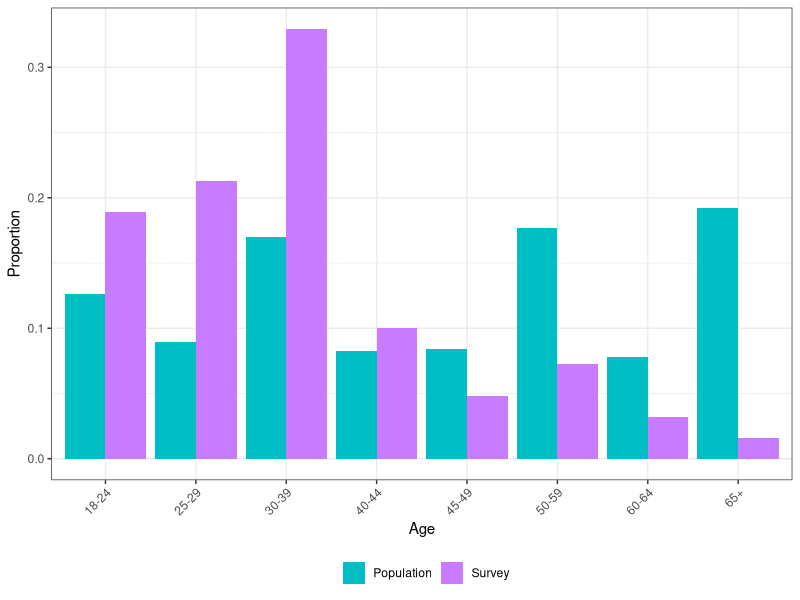
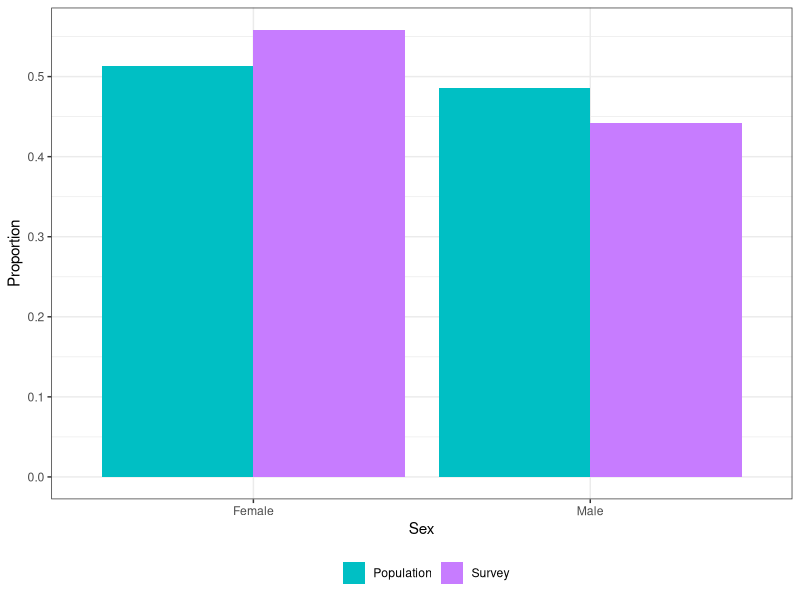
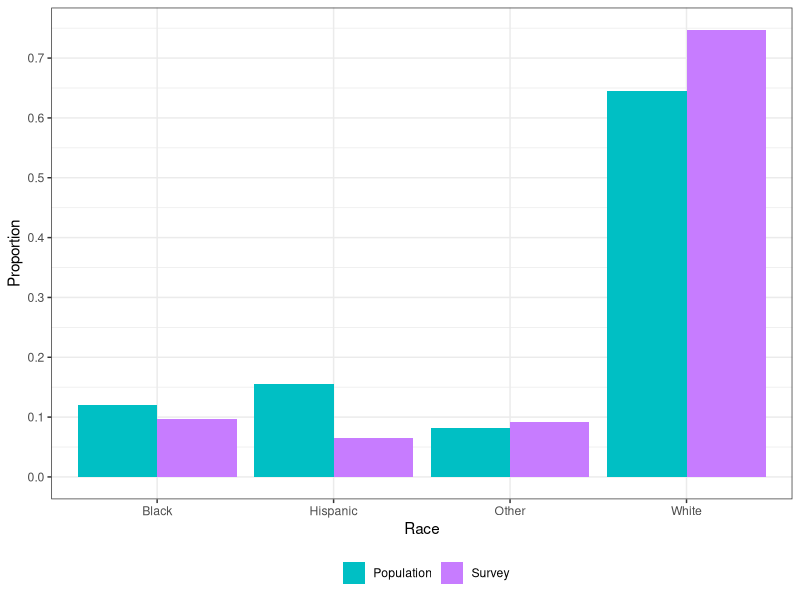
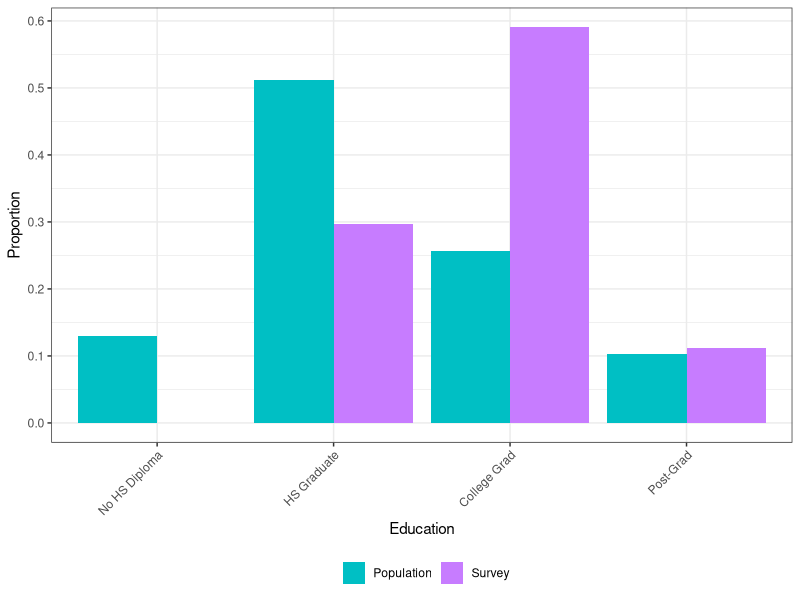
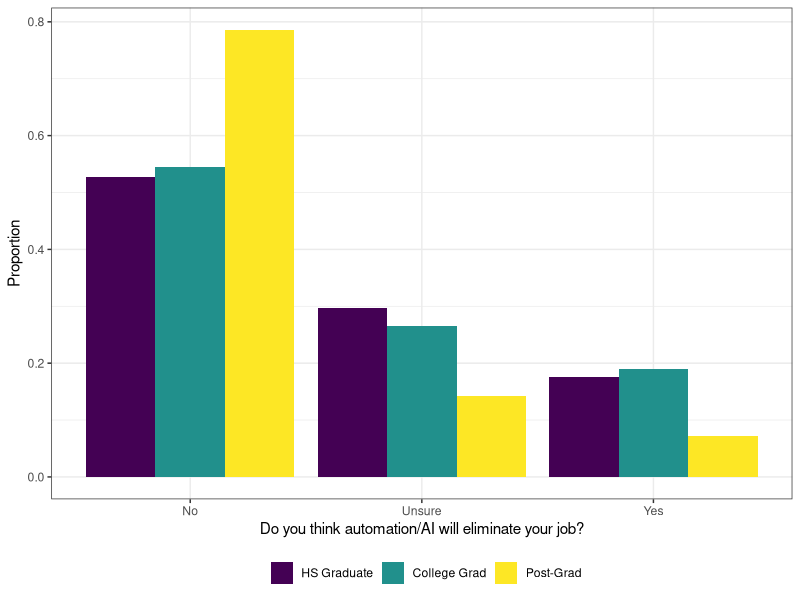
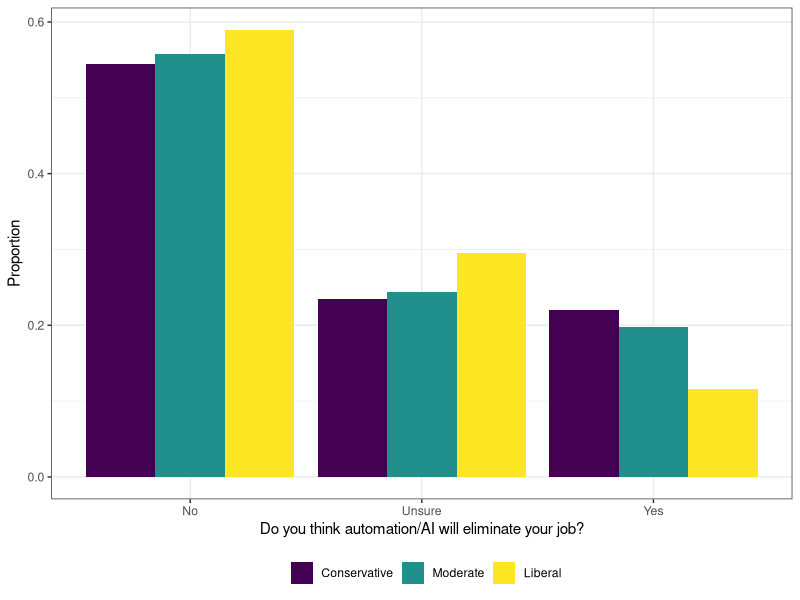
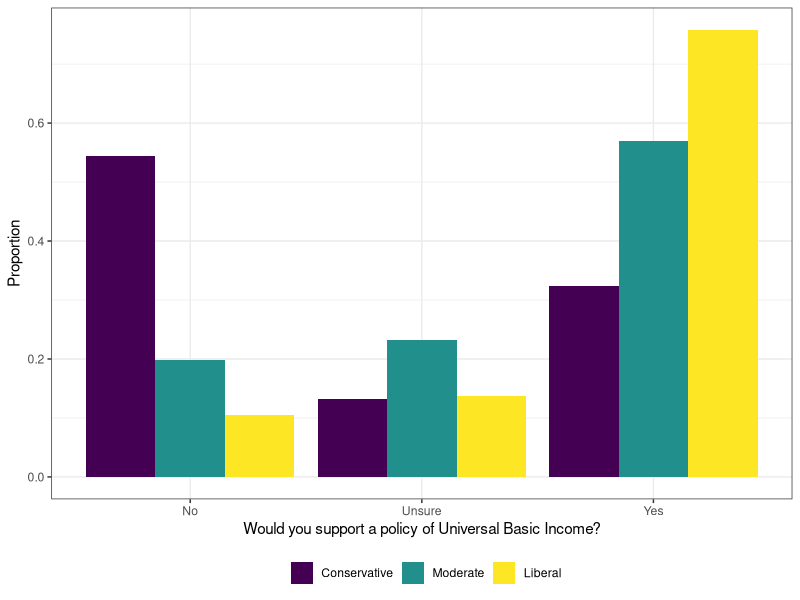
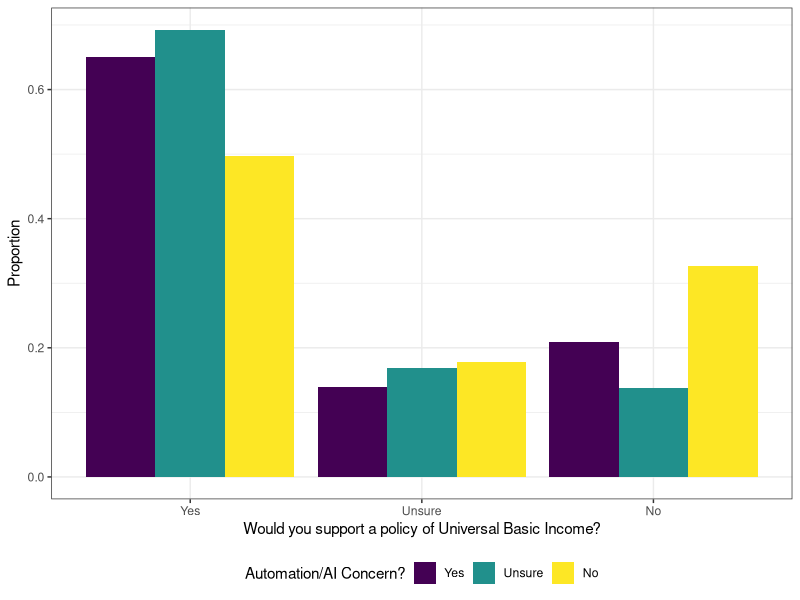

The R source for these figures, in order:
library(plyr)
library(dplyr)
library(tidyr)
library(ggplot2)
library(nnet)

survey_results <- read.csv("survey_real_results.csv")
pmus_df <- read.csv("pop_dist.tsv", sep = "\t")

########################
# Demographic Analysis #
########################
# Data Munging
survey_results <- filter(survey_results, Answer.Gender != "")

## Relabel variables
survey_results$Answer.Age <- mapvalues(survey_results$Answer.Age, from = c("Over65"), to = c("65+"))
survey_results$Answer.Race <- mapvalues(survey_results$Answer.Race, from = c("Black","Hispanic","Other","White"), to = c("black","hispanic","other","white"))
survey_results$Answer.Gender <- mapvalues(survey_results$Answer.Gender, from = c("Female","Male"), to = c("female","male"))
survey_results$Answer.Education <- mapvalues(survey_results$Answer.Education, from = c("HS","College","Grad"), to = c("high school graduate","college degree","postgraduate degree"))

## Collapse data
survey_results_agg <- group_by(survey_results, Answer.Age, Answer.Gender, Answer.Education, Answer.Race) %>%
                        summarize(count=n())

## Calculate proportions of survey and population
survey_results_agg$proportion_of_pop <- survey_results_agg$count/sum(survey_results_agg$count)
pmus_df$pop_prop <- pmus_df$N/sum(pmus_df$N)

## Join with PMUS
names(survey_results_agg) <- c("age","sex","education","race","survey_count","survey_prop")
joint_df <- merge(pmus_df, survey_results_agg, all = TRUE)
joint_df$survey_prop <- ifelse(is.na(joint_df$survey_prop), 0, joint_df$survey_prop)

# Compute and Plot Demographic Distributions
## Table
table(survey_results$Answer.Age)
table(survey_results$Answer.Race)
table(survey_results$Answer.Gender)
table(survey_results$Answer.Education)

## Plots
gg_color_hue <- function(n) {
  hues = seq(15, 375, length = n + 1)
  hcl(h = hues, l = 65, c = 100)[1:n]
}
theme_set(theme_bw())
colors_for_plot <- gg_color_hue(4)

# Age
age_df <- group_by(joint_df, age) %>% summarize(pop_prop = sum(pop_prop), survey_prop = sum(survey_prop))
age_df <- gather(age_df, source, proportion, pop_prop:survey_prop, factor_key=TRUE)
ggplot(age_df, aes(x = age, y = proportion, fill = source, group = source)) +
  geom_bar(stat = "Identity", position="dodge") +
  labs(x = "Age", y = "Proportion", fill = "") +
  theme(legend.position = "bottom") +
  theme(axis.text.x = element_text(angle = 45, hjust = 1)) +
  scale_y_continuous(breaks = seq(0,.6, by = .1)) +
  scale_fill_manual(values = colors_for_plot[3:4],
                    breaks = c("pop_prop","survey_prop"), 
                    labels = c("Population", "Survey"))
ggsave("Age_Dist.pdf", width = 6, height = 5)

# Gender
gender_df <- group_by(joint_df, sex) %>% summarize(pop_prop = sum(pop_prop), survey_prop = sum(survey_prop))
gender_df <- gather(gender_df, source, proportion, pop_prop:survey_prop, factor_key=TRUE)
ggplot(gender_df, aes(x = sex, y = proportion, fill = source, group = source)) +
  geom_bar(stat = "Identity", position="dodge") +
  labs(x = "Sex", y = "Proportion", fill = "") +
  theme(legend.position = "bottom") +
  scale_y_continuous(breaks = seq(0,.6, by = .1)) +
  scale_x_discrete(breaks = c("male","female"),
                  labels = c("Male","Female")) +
  scale_fill_manual(values = colors_for_plot[3:4],
                    breaks = c("pop_prop","survey_prop"), 
                    labels = c("Population", "Survey"))
ggsave("Gender_Dist.pdf", width = 6, height = 5)

# Race
race_df <- group_by(joint_df, race) %>% summarize(pop_prop = sum(pop_prop), survey_prop = sum(survey_prop))
race_df <- gather(race_df, source, proportion, pop_prop:survey_prop, factor_key=TRUE)
ggplot(race_df, aes(x = race, y = proportion, fill = source, group = source)) +
  geom_bar(stat = "Identity", position="dodge") +
  labs(x = "Race", y = "Proportion", fill = "") +
  theme(legend.position = "bottom") +
  scale_y_continuous(breaks = seq(0,.8, by = .1)) +
  scale_x_discrete(breaks = c("black","hispanic","other","white"),
                   labels = c("Black","Hispanic","Other","White")) +
  scale_fill_manual(values = colors_for_plot[3:4],
                    breaks = c("pop_prop","survey_prop"), 
                    labels = c("Population", "Survey"))
ggsave("Race_Dist.pdf", width = 6, height = 5)

# Education
education_df <- group_by(joint_df, education) %>% summarize(pop_prop = sum(pop_prop), survey_prop = sum(survey_prop))
education_df <- gather(education_df, source, proportion, pop_prop:survey_prop, factor_key=TRUE)
education_df$education <- factor(education_df$education, 
                                 levels = c("no high school diploma","high school graduate","college degree","postgraduate degree"), 
                                 labels = c("No HS Diploma","HS Graduate","College Grad","Post-Grad"), ordered=TRUE)
ggplot(education_df, aes(x = education, y = proportion, fill = source, group = source)) +
  geom_bar(stat = "Identity", position="dodge") +
  labs(x = "Education", y = "Proportion", fill = "") +
  theme(legend.position = "bottom") +
  theme(axis.text.x = element_text(angle = 45, hjust = 1)) +
  scale_y_continuous(breaks = seq(0,.6, by = .1)) +
  scale_fill_manual(values = colors_for_plot[3:4],
                    breaks = c("pop_prop","survey_prop"), 
                    labels = c("Population", "Survey"))
ggsave("Education_Dist.pdf", width = 6, height = 5)

###############################
# Unadjusted Answers Analysis #
###############################
# Number of responses in category
table(survey_results$Answer.Political)
table(survey_results$Answer.Automation)
table(survey_results$Answer.Universal)

# Automation answer by demo
prop.table(table(survey_results$Answer.Age, survey_results$Answer.Automation),1)
prop.table(table(survey_results$Answer.Race, survey_results$Answer.Automation),1)
prop.table(table(survey_results$Answer.Gender, survey_results$Answer.Automation),1)
prop.table(table(survey_results$Answer.Education, survey_results$Answer.Automation),1)
edu_auto_df <- data.frame(prop.table(table(survey_results$Answer.Education, survey_results$Answer.Automation),1))
prop.table(table(survey_results$Answer.Political, survey_results$Answer.Automation),1)
pol_auto_df <- data.frame(prop.table(table(survey_results$Answer.Political, survey_results$Answer.Automation),1))

## Education-Automation Plot
names(edu_auto_df) <- c("demographic","answer","proportion")
edu_auto_df$demographic <- factor(edu_auto_df$demographic, 
                                 levels = c("no high school diploma","high school graduate","college degree","postgraduate degree"), 
                                 labels = c("No HS Diploma","HS Graduate","College Grad","Post-Grad"), ordered=TRUE)
ggplot(edu_auto_df, aes(x = answer, y = proportion, fill = demographic)) +
  geom_bar(stat = "Identity", position = "dodge") +
  theme(legend.position = "bottom") +
  labs(x = "Do you think automation/AI will eliminate your job?", y = "Proportion", fill = "")
ggsave("Edu_Auto_Dist.pdf", width = 6, heigh = 5)

## Political-Automation Plot
names(pol_auto_df) <- c("demographic","answer","proportion")
pol_auto_df$demographic <- factor(pol_auto_df$demographic, 
                                  levels = c("Conservative","Moderate","Liberal"), ordered=TRUE)
ggplot(pol_auto_df, aes(x = answer, y = proportion, fill = demographic)) +
  geom_bar(stat = "Identity", position = "dodge") +
  theme(legend.position = "bottom") +
  labs(x = "Do you think automation/AI will eliminate your job?", y = "Proportion", fill = "")
ggsave("Pol_Auto_Dist.pdf", width = 6, heigh = 5)

# UBI by demo
prop.table(table(survey_results$Answer.Age, survey_results$Answer.Universal),1)
prop.table(table(survey_results$Answer.Race, survey_results$Answer.Universal),1)
prop.table(table(survey_results$Answer.Gender, survey_results$Answer.Universal),1)
prop.table(table(survey_results$Answer.Education, survey_results$Answer.Universal),1)
prop.table(table(survey_results$Answer.Political, survey_results$Answer.Universal),1)
pol_univ_df <- data.frame(prop.table(table(survey_results$Answer.Political, survey_results$Answer.Universal),1))

## Political-Universal Plot
names(pol_univ_df) <- c("demographic","answer","proportion")
pol_univ_df$demographic <- factor(pol_univ_df$demographic, 
                                  levels = c("Conservative","Moderate","Liberal"), ordered=TRUE)
ggplot(pol_univ_df, aes(x = answer, y = proportion, fill = demographic)) +
  geom_bar(stat = "Identity", position = "dodge") +
  theme(legend.position = "bottom") +
  labs(x = "Would you support a policy of Universal Basic Income?", y = "Proportion", fill = "")
ggsave("Pol_Univ_Dist.pdf", width = 6, heigh = 5)

# UBI vs. Auto
prop.table(table(survey_results$Answer.Automation, survey_results$Answer.Universal),1)
auto_univ_df <- data.frame(prop.table(table(survey_results$Answer.Automation, survey_results$Answer.Universal),1))

## Automation-Universal Plot
names(auto_univ_df) <- c("auto","ubi","proportion")
auto_univ_df$auto <- factor(auto_univ_df$auto, 
                            levels = c("Yes","Unsure","No"), ordered=TRUE)
auto_univ_df$ubi <- factor(auto_univ_df$ubi, 
                            levels = c("Yes","Unsure","No"), ordered=TRUE)
ggplot(auto_univ_df, aes(x = ubi, y = proportion, fill = auto)) +
  geom_bar(stat = "Identity", position = "dodge") +
  theme(legend.position = "bottom") +
  labs(x = "Would you support a policy of Universal Basic Income?", y = "Proportion", fill = "Automation/AI Concern?")
ggsave("Auto_Univ_Dist.pdf", width = 6, heigh = 5)

###########################
# Statistical Adjustments #
###########################
## Adjust survey data & renormalize
pmus_df <- filter(pmus_df, education != "no high school diploma")
pmus_df$pop_prop <- pmus_df$N/sum(pmus_df$N)

## Pairwise Combinations of Factors
ages <- unique(survey_results$Answer.Age)
genders <- unique(survey_results$Answer.Gender)
races <- unique(survey_results$Answer.Race)
educations <- unique(survey_results$Answer.Education)

combos_df <- expand.grid(ages, genders, races, educations)
names(combos_df) <- c("age","sex","race","education")
names(survey_results)[28:34] <- c("age","automation","education","sex","political","race","universal")

## Automation
automation_model <- multinom(automation ~ sex + age + race + education, data=survey_results)
automation_predictions <- predict(automation_model, newdata = combos_df, type="probs")
automation_df <- cbind(combos_df, automation_predictions)

### Weight by survey data
automation_weights_df <- merge(pmus_df, automation_df)
automation_weights_df$weight_no <- automation_weights_df$No * automation_weights_df$pop_prop
automation_weights_df$weight_unsure <- automation_weights_df$Unsure * automation_weights_df$pop_prop
automation_weights_df$weight_yes <- automation_weights_df$Yes * automation_weights_df$pop_prop

automation_adj <- c(sum(automation_weights_df$weight_yes), sum(automation_weights_df$weight_unsure), sum(automation_weights_df$weight_no))
names(automation_adj) <- c("Yes","Unsure","No")
automation_adj

## UBI
ubi_model <- multinom(universal ~ sex + age + race + education, data=survey_results)
ubi_predictions <- predict(ubi_model, newdata = combos_df, type="probs")
ubi_df <- cbind(combos_df, ubi_predictions)

### Weight by survey data
ubi_weights_df <- merge(pmus_df, ubi_df)
ubi_weights_df$weight_no <- ubi_weights_df$No * ubi_weights_df$pop_prop
ubi_weights_df$weight_unsure <- ubi_weights_df$Unsure * ubi_weights_df$pop_prop
ubi_weights_df$weight_yes <- ubi_weights_df$Yes * ubi_weights_df$pop_prop

ubi_adj <- c(sum(ubi_weights_df$weight_yes), sum(ubi_weights_df$weight_unsure), sum(ubi_weights_df$weight_no))
names(ubi_adj) <- c("Yes","Unsure","No")
ubi_adj
